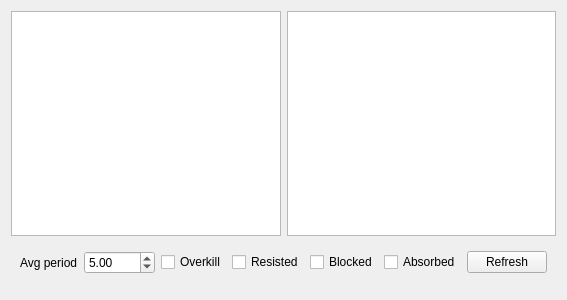
<?xml version="1.0" encoding="UTF-8"?>
<ui version="4.0">
 <class>DamagePerSecond</class>
 <widget class="QWidget" name="DamagePerSecond">
  <property name="geometry">
   <rect>
    <x>0</x>
    <y>0</y>
    <width>558</width>
    <height>300</height>
   </rect>
  </property>
  <property name="windowTitle">
   <string>Form</string>
  </property>
  <layout class="QGridLayout" name="gridLayout">
   <item row="0" column="0">
    <widget class="QListView" name="listSource">
     <property name="selectionMode">
      <enum>QAbstractItemView::MultiSelection</enum>
     </property>
     <property name="selectionBehavior">
      <enum>QAbstractItemView::SelectRows</enum>
     </property>
    </widget>
   </item>
   <item row="0" column="1">
    <widget class="QListView" name="listTarget">
     <property name="selectionMode">
      <enum>QAbstractItemView::MultiSelection</enum>
     </property>
     <property name="selectionBehavior">
      <enum>QAbstractItemView::SelectRows</enum>
     </property>
    </widget>
   </item>
   <item row="1" column="0" colspan="2">
    <widget class="QWidget" name="widget" native="true">
     <layout class="QGridLayout" name="gridLayout_2">
      <item row="0" column="2">
       <widget class="QCheckBox" name="checkOverkill">
        <property name="text">
         <string>Overkill</string>
        </property>
       </widget>
      </item>
      <item row="0" column="3">
       <widget class="QCheckBox" name="checkResisted">
        <property name="text">
         <string>Resisted</string>
        </property>
       </widget>
      </item>
      <item row="0" column="5">
       <widget class="QCheckBox" name="checkAbsorbed">
        <property name="text">
         <string>Absorbed</string>
        </property>
       </widget>
      </item>
      <item row="0" column="1">
       <widget class="QDoubleSpinBox" name="doubleSpinBoxFilter">
        <property name="minimum">
         <double>1.000000000000000</double>
        </property>
        <property name="maximum">
         <double>1000.000000000000000</double>
        </property>
        <property name="value">
         <double>5.000000000000000</double>
        </property>
       </widget>
      </item>
      <item row="0" column="4">
       <widget class="QCheckBox" name="checkBlocked">
        <property name="text">
         <string>Blocked</string>
        </property>
       </widget>
      </item>
      <item row="0" column="6">
       <widget class="QPushButton" name="pushRefresh">
        <property name="text">
         <string>Refresh</string>
        </property>
       </widget>
      </item>
      <item row="0" column="0">
       <widget class="QLabel" name="label">
        <property name="text">
         <string>Avg period</string>
        </property>
       </widget>
      </item>
     </layout>
    </widget>
   </item>
   <item row="2" column="0" colspan="2">
    <widget class="QChartView" name="chartView" native="true"/>
   </item>
  </layout>
 </widget>
 <customwidgets>
  <customwidget>
   <class>QChartView</class>
   <extends>QWidget</extends>
   <header>qchartview.h</header>
   <container>1</container>
  </customwidget>
 </customwidgets>
 <resources/>
 <connections/>
</ui>
